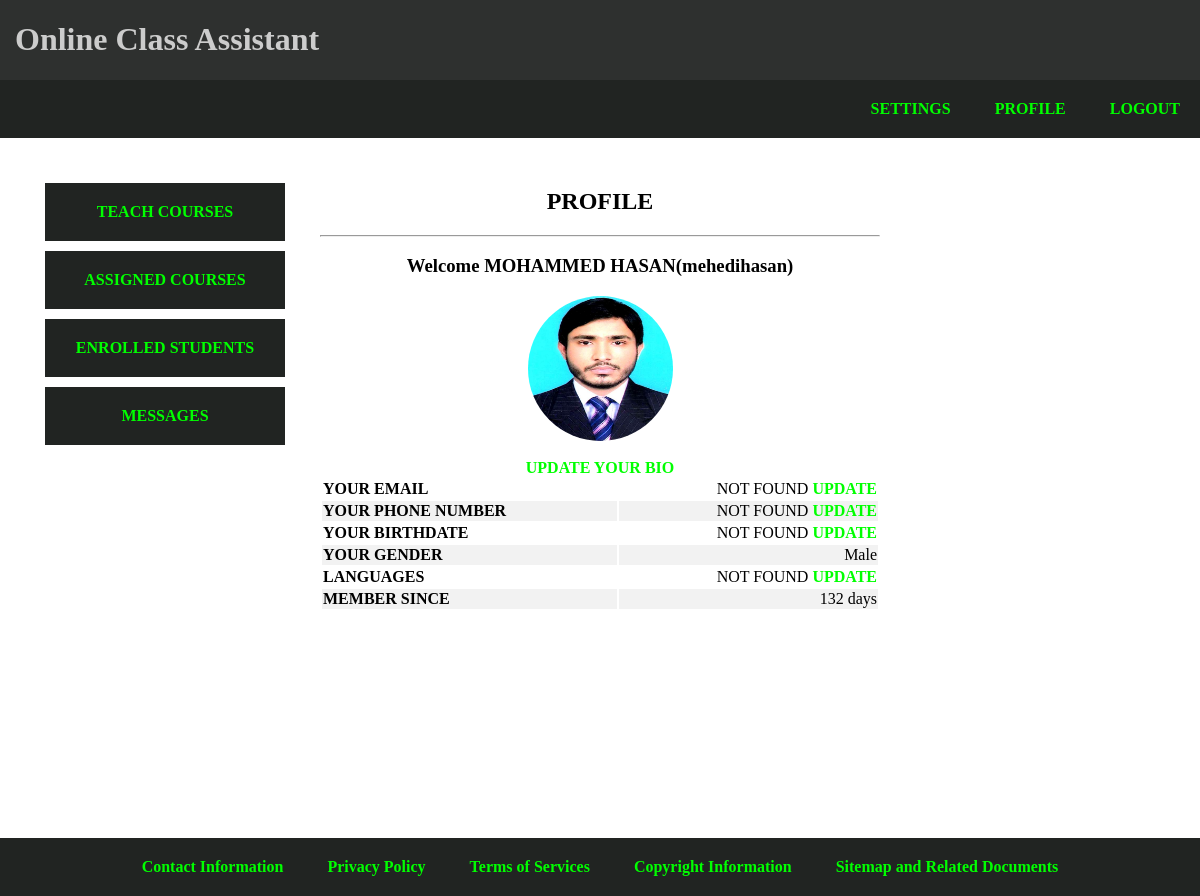
The app's page /user/home.php (signed in), older data.
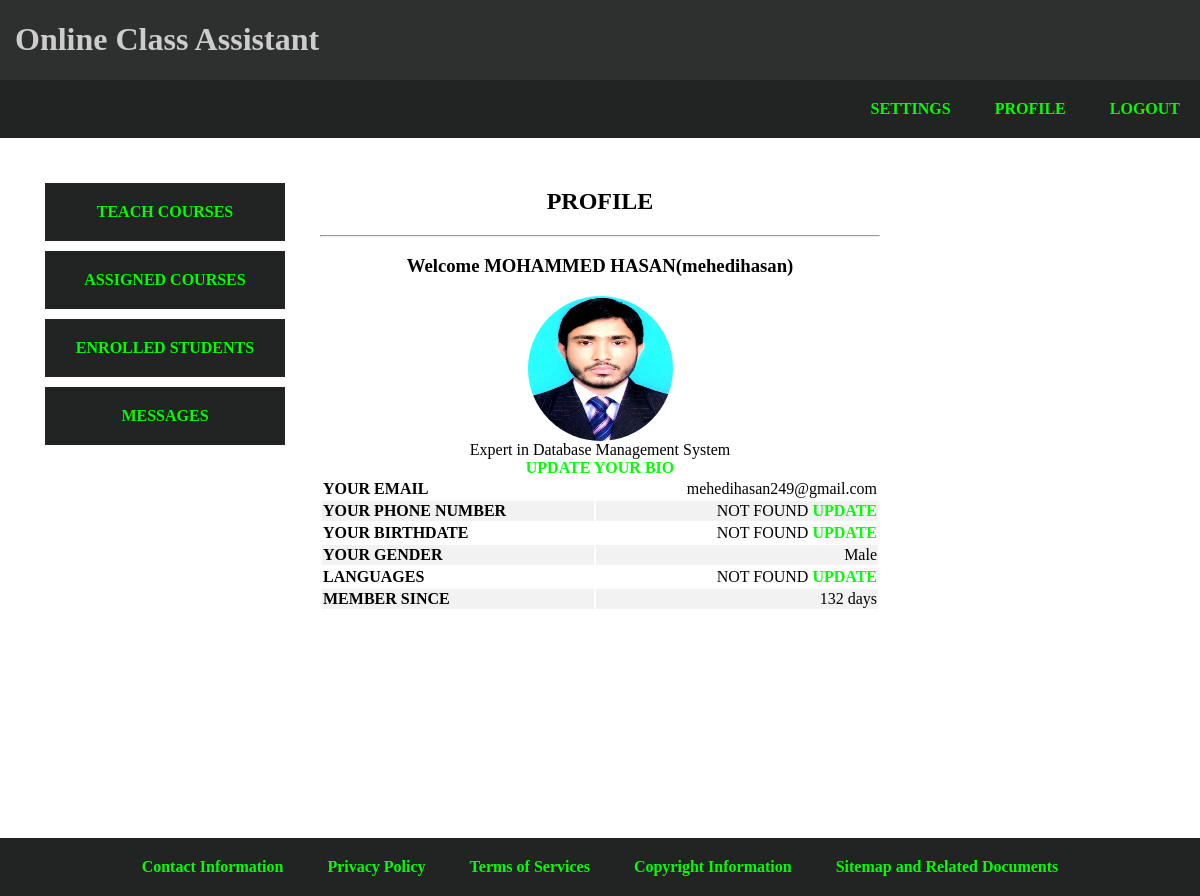
The same page, newer data.
### tables this page shows
CREATE TABLE `instructor` (
  `REGISTRATION` timestamp NOT NULL DEFAULT current_timestamp(),
  `NAME` varchar(255) NOT NULL,
  `ID` varchar(255) NOT NULL,
  `EMAIL` varchar(255) NOT NULL,
  `PHONENUMBER` varchar(15) DEFAULT NULL,
  `BIRTHDATE` date DEFAULT NULL,
  `GENDER` char(7) NOT NULL,
  `LANGUAGES` varchar(255) DEFAULT NULL,
  `ABOUT` tinytext DEFAULT NULL,
  `PASS` varchar(255) NOT NULL DEFAULT '''123456''',
  `PHOTO` varchar(255) DEFAULT NULL
);

### user/home.php (the view, shortened to what this page needs)
<?php
$id = $_SESSION['user_id'];
include("../connection.php");
?>
<html>
<head>
    <link rel="stylesheet" href="../style.css">
</head>
<body>
    <div class="row-1">
        <div class="header col-12">
            <?php
            include("../options/header.php");
            ?>
        </div>
    </div>
    <div class="row-2">
        <div class="navbar col-12">
            <nav>
                <?php
                include("../options/navbar.php");
                ?>
            </nav>
        </div>
    </div>
    <div class="row-3">
        <div class="menu col-3">
            <?php
            include("../options/menu.php");
            ?>
        </div>
        <div class="main col-6">
            <h2>PROFILE</h2>
            <hr>
            <?php
            $query = "select NAME,EMAIL,PHONENUMBER,BIRTHDATE,GENDER,LANGUAGES,ABOUT,PHOTO,DATEDIFF(CURRENT_TIMESTAMP,REGISTRATION) as TIME from $user where ID='$id'";
            $r = mysqli_query($con, $query);
            $row = mysqli_fetch_assoc($r);
            $name = $row['NAME'];
            $email = $row['EMAIL'] == '' ? "NOT FOUND <a href='settings.php'>UPDATE</a>" : $row['EMAIL'];
            $phone_num = $row['PHONENUMBER'] == '' ? "NOT FOUND <a href='settings.php' class='approve'>UPDATE</a>" : $row['PHONENUMBER'];
            $bdate = $row['BIRTHDATE'] == '' ? "NOT FOUND <a href='settings.php'>UPDATE</a>" : $row['BIRTHDATE'];
            $gender = $row['GENDER'] == '' ? "NOT FOUND <a href='settings.php'>UPDATE</a>" : $row['GENDER'];
            $languages = $row['LANGUAGES'] == '' ? "NOT FOUND <a href='settings.php'>UPDATE</a>" : $row['LANGUAGES'];
            $about = $row['ABOUT'];
            $photo = $row['PHOTO'] == '' ? "default.png" : $row['PHOTO'];
            $reg = $row['TIME'] . ' days';
            echo "
            <h3>Welcome $name($id) </h3>
            <img class='dp' src='../uploads/user_photo/$photo' alt='$name'/>
            <br>
            $about
            <br>
            <a href='settings.php'>UPDATE YOUR BIO</a>
            <table class='profile' id='profile'>
            <tr>
            <th>YOUR EMAIL</th><td>$email</td>
            </tr>
            <tr>
            <th>YOUR PHONE NUMBER</th><td>$phone_num</td>
            </tr>
            <tr>
            <th>YOUR BIRTHDATE</th><td>$bdate</td>
            </tr>
            <tr>
            <th>YOUR GENDER</th><td>$gender</td>
            </tr>
            <tr>
            <th>LANGUAGES</th><td>$languages</td>
            </tr>
            <tr>
            <th>MEMBER SINCE</th><td>$reg</td>
            </tr>
            </table>
            ";
            ?>
        </div>
        <div class="sidebar col-3">
        </div>
    </div>
    <div class="row-4">
        <div class="footer col-12">
            <footer>
                <?php
                include("../options/footer.php");
                ?>
            </footer>
        </div>
    </div>
</body>
</html>

### options/header.php
<h1>Online Class Assistant</h1>

### options/navbar.php (shortened to what this page needs)
<?php
if (isset($_GET['footer'])) {
    if (isset($_SESSION['user'])) {
        $user = $_SESSION['user'];
        echo "
        <a href='../user/home.php' class='option'> BACK TO HOME </a>
        ";
    } else {
        echo "
        <a href='../login.php' class='option'> LOG IN </a>
        <a href='../signup.php' class='option'> SIGN UP </a>
        ";
    }
} else {
    if (isset($_SESSION['user'])) {
        echo "
        <a href='settings.php' class='option'> SETTINGS </a>
        <a href='home.php' class='option'> PROFILE </a>
        <a href='?logout' class='option'> LOGOUT </a>
        ";
    } else {
        echo "
        <a href='login.php' class='option'> LOG IN </a>
        <a href='signup.php' class='option'> SIGN UP </a>
        ";
    }
}

### options/menu.php
<?php
if (isset($_SESSION['user'])) {
    $user = $_SESSION['user'];
    if ($user == 'admin') {
        echo "
        <a href='add.php' class='option'> ADD COURSES </a>
        <a href='message.php' class='option'> MESSAGES </a>
        ";
    } else if ($user == 'instructor') {
        echo "
        <a href='teach.php' class='option'> TEACH COURSES </a>
        <a href='assigned.php' class='option'> ASSIGNED COURSES </a>
        <a href='enrolled.php' class='option'> ENROLLED STUDENTS </a>
        <a href='message.php' class='option'> MESSAGES </a>
        ";
    } else if ($user == 'student') {
        echo "
        <a href='avail.php' class='option'> AVAIL COURSES </a>
        <a href='taken.php' class='option'> TAKEN COURSES </a>
        <a href='requested.php' class='option'> REQUESTED COURSES </a>
        <a href='message.php' class='option'> MESSAGES </a>
        ";
    }
}

### options/footer.php (shortened to what this page needs)
<?php
if (isset($_GET['footer'])) {
    echo "
    <a href='../index.htm?footer' class='option'> ABOUT US </a>
    <a href='contact.php?footer' class='option'>Contact Information</a>
    <a href='privacy.php?footer' class='option'>Privacy Policy</a>
    <a href='terms.php?footer' class='option'>Terms of Services</a>
    <a href='copyright.php?footer' class='option'>Copyright Information</a>
    <a href='sitemap.php?footer' class='option'>Sitemap and Related Documents</a>
    ";
} else {
    if (isset($_SESSION['user'])) {
        echo "
        <a href='../pages/contact.php?footer' class='option'>Contact Information</a>
        <a href='../pages/privacy.php?footer' class='option'>Privacy Policy</a>
        <a href='../pages/terms.php?footer' class='option'>Terms of Services</a>
        <a href='../pages/copyright.php?footer' class='option'>Copyright Information</a>
        <a href='../pages/sitemap.php?footer' class='option'>Sitemap and Related Documents</a>
        ";
    }
}
?>

### style.css (style rules this page uses)
.col-3 { width: 25%; }
.col-6 { width: 50%; }
.col-12 { width: 100%; }
* { box-sizing: border-box; }
[class*="col-"] { float: left; }
[class*="row-"]::after { content: ""; clear: both; display: table; }
[class*="row-"] { padding: 0px; margin: 0px; }
img { max-width: 100%; height: auto; }
body { background-color: white; margin: 0; }
.row-1 { margin: 0; background-color: #2e302f; color: #fff; position: sticky; top: 0; }
.header { margin: 0; text-align: left; padding-left: 15px; color: #ccc; }
.row-2 { margin: 0px; padding: 0px; background-color: #212422; }
.navbar { text-align: right; padding: 0; margin: 0; width: 100%; }
.navbar .option { padding: 20px; margin: 0; display: inline-block; }
.row-3 { margin: 0px; padding: 20px; min-height: calc(100vh - 100px); }
.menu { text-align: left; margin: 0; padding: 20px; display: grid; }
.menu .option { padding: 20px; margin: 5px; text-align: center; background-color: #212422; }
.main { text-align: center; padding: 10px; }
.sidebar { text-align: right; margin: 0; padding: 20px; display: grid; }
.row-4 { margin: 0; padding: 0; background-color: #212422; }
.footer { text-align: center; padding: 0; margin: 0; width: 100%; }
.footer .option { padding: 20px; margin: 0; display: inline-block; }
a:link { font-weight: bolder; text-decoration: none; color: #00ff00; }
.dp { border-radius: 50%; height: 145px; width: 145px; }
td, th { width: auto; border-bottom: 1px solid black; }
table { width: 100%; text-align: center; overflow-x: auto; }
tr:nth-child(even) { background-color: #f2f2f2; }
.profile tr { border: 0; }
.profile th { text-align: left; border: 0; }
.profile td { text-align: right; border: 0; }

Row changes from the older to the newer data that the page shows:
changed instructor "MOHAMMED HASAN": ABOUT (not shown) → "Expert in Database Management System"; EMAIL (not shown) → "mehedihasan249@gmail.com"
Text that changed along with them:
text no longer shown: "NOT FOUND UPDATE"
